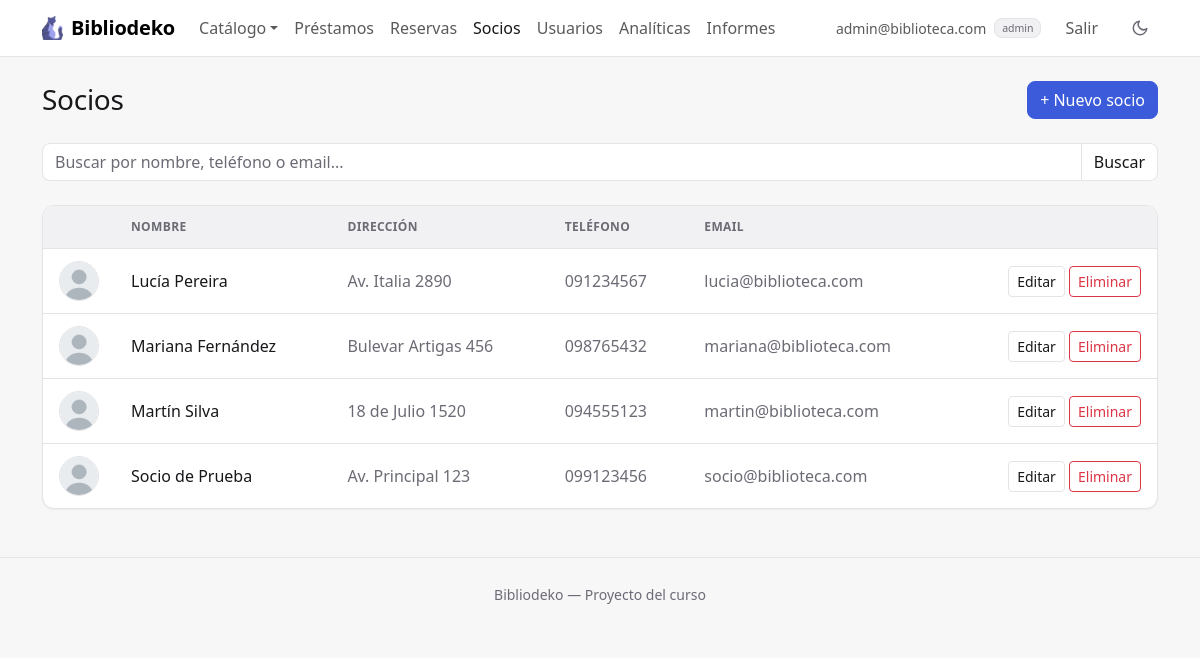
The app's page /index.php?accion=listarSocios (signed in) with its own data.
### tables this page shows
CREATE TABLE IF NOT EXISTS socios (
    id          INT AUTO_INCREMENT PRIMARY KEY,
    usuario_id  INT NOT NULL UNIQUE,
    nombre      VARCHAR(100) NOT NULL,
    direccion   VARCHAR(255) NOT NULL,
    telefono    VARCHAR(20)  NOT NULL,
    FOREIGN KEY (usuario_id) REFERENCES usuarios(id) ON DELETE RESTRICT
);

CREATE TABLE IF NOT EXISTS usuarios (
    id      INT AUTO_INCREMENT PRIMARY KEY,
    rol     ENUM('admin', 'socio') NOT NULL DEFAULT 'socio',
    email   VARCHAR(100) NOT NULL UNIQUE,
    pass    VARCHAR(255) NOT NULL,
    foto    VARCHAR(100) NOT NULL DEFAULT 'avatar.png'
);

### controllers/SocioController.php (called while the page is built, shortened)
<?php
require_once __DIR__ . '/../models/Socio.php';
require_once __DIR__ . '/../models/Usuario.php';
function listarSocios() {
    global $pdo;
    $filtros = [
        'q'          => trim($_GET['q'] ?? ''),
        'pagina'     => $_GET['p'] ?? 1,
        'por_pagina' => 10,
    ];
    $resultado = Socio::listar($pdo, $filtros);
    $socios = $resultado['filas'];
    require __DIR__ . '/../views/socios/listar.php';
}

### models/Socio.php (called while the page is built, shortened)
<?php
require_once __DIR__ . '/Usuario.php';
class Socio {
    private $id;
    private $usuario;
    private $nombre;
    private $direccion;
    private $telefono;
    public function __construct($id, $usuario, $nombre, $direccion, $telefono) {
        $this->id = $id;
        $this->usuario = $usuario;
        $this->nombre = $nombre;
        $this->direccion = $direccion;
        $this->telefono = $telefono;
    }
    public function getId() { return $this->id; }
    public function getUsuario() { return $this->usuario; }
    public function getNombre() { return $this->nombre; }
    public function getDireccion() { return $this->direccion; }
    public function getTelefono() { return $this->telefono; }
    private static function desdeFila($f) {
        $usuario = new Usuario($f['usuario_id'], $f['rol'], $f['email'], $f['pass'], $f['foto']);
        return new Socio($f['id'], $usuario, $f['nombre'], $f['direccion'], $f['telefono']);
    }
    public static function listar($pdo, $filtros = []) {
        $filtros = array_merge(['q' => '', 'pagina' => 1, 'por_pagina' => 0], $filtros);
        $condiciones = [];
        $parametros = [];
        $where = empty($condiciones) ? '' : ' WHERE ' . implode(' AND ', $condiciones);
        $stmt = $pdo->prepare('SELECT COUNT(*)' . self::DESDE . $where);
        $stmt->execute($parametros);
        $total = (int) $stmt->fetchColumn();
        $sql = self::SELECT . $where . ' ORDER BY s.nombre';
        $paginacion = calcularPaginacion($total, $filtros['pagina'], $filtros['por_pagina']);
        $sql .= $paginacion['limite'];
        $stmt = $pdo->prepare($sql);
        $stmt->execute($parametros);
        $socios = [];
        foreach ($stmt->fetchAll() as $f) {
            $socios[] = self::desdeFila($f);
        }
        return ['filas' => $socios, 'total' => $total, 'pagina' => $paginacion['pagina'], 'paginas' => $paginacion['paginas']];
    }
}

### helpers.php (called while the page is built, shortened)
<?php
function calcularPaginacion($total, $pagina, $porPagina) {
    $porPagina = (int) $porPagina;
    $paginas = max(1, (int) ceil($total / $porPagina));
    $pagina = min(max(1, (int) $pagina), $paginas);
    return [
        'pagina'  => $pagina,
        'paginas' => $paginas,
        'limite'  => ' LIMIT ' . $porPagina . ' OFFSET ' . ($pagina - 1) * $porPagina,
    ];
}

### models/Usuario.php (called while the page is built, shortened)
<?php
class Usuario {
    private $email;
    private $foto;
    public function __construct($id, $rol, $email, $pass, $foto) {
        $this->email = $email;
        $this->foto = $foto;
    }
    public function getEmail() { return $this->email; }
    public function getFoto() { return $this->foto; }
}

### views/socios/listar.php (the view, shortened to what this page needs)
<?php
require __DIR__ . '/../header.php';
?>
<div class="encabezado">
  <h1 class="h3">Socios</h1>
  <a href="index.php?accion=formCrearSocio" class="btn btn-primary">+ Nuevo socio</a>
</div>
<form method="GET" action="index.php" class="d-flex align-items-center gap-2 mb-4">
  <div class="input-group">
    <input type="search" name="q" class="form-control" aria-label="Buscar"
      placeholder="Buscar por nombre, teléfono o email..."
      value="<?= htmlspecialchars($filtros['q']) ?>">
    <button class="btn btn-outline-secondary" type="submit">Buscar</button>
  </div>
</form>
<?php if (empty($socios)): ?>
  <div class="card estado-vacio">
    <?php if ($filtros['q'] !== ''): ?>
      <p class="titulo">Ningún socio coincide con la búsqueda.</p>
      <p class="small mb-0">Probá con otro nombre, teléfono o email.</p>
    <?php else: ?>
      <p class="titulo">No hay socios registrados todavía.</p>
      <p class="small mb-0">Agregá el primero con «Nuevo socio».</p>
    <?php endif; ?>
  </div>
<?php else: ?>
  <div class="card">
    <div class="table-responsive">
      <table class="table table-hover align-middle">
        <thead>
          <tr>
            <th><span class="visually-hidden">Foto</span></th>
            <th>Nombre</th>
            <th>Dirección</th>
            <th>Teléfono</th>
            <th>Email</th>
            <th><span class="visually-hidden">Acciones</span></th>
          </tr>
        </thead>
        <tbody>
          <?php foreach ($socios as $socio): ?>
            <tr>
              <td class="columna-avatar">
                <img src="uploads/<?= htmlspecialchars($socio->getUsuario()->getFoto()) ?>" alt="" width="40" height="40"
                  class="avatar">
              </td>
              <td class="fw-medium"><?= htmlspecialchars($socio->getNombre()) ?></td>
              <td class="text-body-secondary"><?= htmlspecialchars($socio->getDireccion()) ?></td>
              <td class="text-body-secondary text-nowrap"><?= htmlspecialchars($socio->getTelefono()) ?></td>
              <td class="text-body-secondary"><?= htmlspecialchars($socio->getUsuario()->getEmail()) ?></td>
              <td class="text-end text-nowrap">
                <a href="index.php?accion=formEditarSocio&id=<?= $socio->getId() ?>" class="btn btn-sm btn-outline-secondary">Editar<span class="visually-hidden"> a <?= htmlspecialchars($socio->getNombre()) ?></span></a>
                <form method="POST" action="index.php?accion=eliminarSocio" class="d-inline"
                  data-confirmar="¿Eliminar al socio «<?= htmlspecialchars($socio->getNombre()) ?>»? No se puede deshacer."
                  data-boton="Eliminar" data-color="danger">
                  <button type="submit" class="btn btn-sm btn-outline-danger">Eliminar<span class="visually-hidden"> a <?= htmlspecialchars($socio->getNombre()) ?></span></button>
                </form>
              </td>
            </tr>
          <?php endforeach; ?>
        </tbody>
      </table>
    </div>
  </div>
<?php endif; ?>
<?php require __DIR__ . '/../footer.php'; ?>

### assets/css/estilo.css (style rules this page uses)
:root, [data-bs-theme="light"] { --acento-rgb: 59, 91, 219; --acento-hover-rgb: 47, 74, 192; --color-sobre-acento: #ffffff; --color-fondo: #f7f7f8; --color-superficie: #ffffff; --color-superficie-2: #f1f1f3; --color-texto: #18181b; --color-texto-suave: #6b6b75; --color-borde: #e4e4e7; --sombra: 0 1px 2px rgba(24, 24, 27, .05); --sombra-elevada: 0 8px 24px rgba(24, 24, 27, .08); --grafico-devuelto: #8fa3ec; --grafico-vencido: #dc2626; --grafico-tarde: #e0a100; }
:root { --fuente-base: system-ui, -apple-system, "Segoe UI", Roboto, "Helvetica Neue", Arial, sans-serif; --radio: .5rem; --radio-grande: .75rem; --alto-campo: 38px; --proporcion-portada: 3 / 4; }
:root, [data-bs-theme="light"], [data-bs-theme="dark"] { --color-acento: rgb(var(--acento-rgb)); --color-acento-hover: rgb(var(--acento-hover-rgb)); --color-acento-suave: rgba(var(--acento-rgb), .12); --bs-body-font-family: var(--fuente-base); --bs-body-bg: var(--color-superficie); --bs-body-color: var(--color-texto); --bs-emphasis-color: var(--color-texto); --bs-secondary-color: var(--color-texto-suave); --bs-secondary-bg: var(--color-superficie-2); --bs-tertiary-bg: var(--color-superficie-2); --bs-border-color: var(--color-borde); --bs-border-radius: var(--radio); --bs-border-radius-lg: var(--radio-grande); --bs-primary-rgb: var(--acento-rgb); --bs-link-color-rgb: var(--acento-rgb); --bs-link-hover-color-rgb: var(--acento-hover-rgb); --bs-focus-ring-color: rgba(var(--acento-rgb), .25); }
body { background-color: var(--color-fondo); -webkit-font-smoothing: antialiased; }
h1, h2, h3, h4, h5, h6 { font-weight: 600; letter-spacing: -.01em; }
a { text-decoration: none; }
.encabezado { display: flex; flex-wrap: wrap; justify-content: space-between; align-items: center; gap: .75rem; margin-bottom: 1.5rem; }
.encabezado h1 { margin-bottom: 0; }
.btn { font-weight: 500; }
.btn-primary { --bs-btn-color: var(--color-sobre-acento); --bs-btn-bg: var(--color-acento); --bs-btn-border-color: var(--color-acento); --bs-btn-hover-color: var(--color-sobre-acento); --bs-btn-hover-bg: var(--color-acento-hover); --bs-btn-hover-border-color: var(--color-acento-hover); --bs-btn-active-color: var(--color-sobre-acento); --bs-btn-active-bg: var(--color-acento-hover); --bs-btn-active-border-color: var(--color-acento-hover); --bs-btn-disabled-bg: var(--color-acento); --bs-btn-disabled-border-color: var(--color-acento); --bs-btn-focus-shadow-rgb: var(--acento-rgb); }
.btn-outline-secondary { --bs-btn-color: var(--color-texto); --bs-btn-border-color: var(--color-borde); --bs-btn-hover-color: var(--color-texto); --bs-btn-hover-bg: var(--color-superficie-2); --bs-btn-hover-border-color: var(--color-borde); --bs-btn-active-color: var(--color-texto); --bs-btn-active-bg: var(--color-superficie-2); --bs-btn-active-border-color: var(--color-borde); background-color: var(--color-superficie); }
.card { --bs-card-bg: var(--color-superficie); --bs-card-border-color: var(--color-borde); --bs-card-border-radius: var(--radio-grande); --bs-card-inner-border-radius: calc(var(--radio-grande) - 1px); --bs-card-cap-bg: transparent; box-shadow: var(--sombra); }
.table { --bs-table-bg: transparent; --bs-table-hover-bg: var(--color-superficie-2); --bs-table-border-color: var(--color-borde); margin-bottom: 0; }
.table > thead th { background-color: var(--color-superficie-2); color: var(--color-texto-suave); font-size: .75rem; font-weight: 600; letter-spacing: .03em; text-transform: uppercase; white-space: nowrap; }
.table > :not(caption) > * > * { padding: .75rem 1rem; }
.table > tbody > tr:last-child > * { border-bottom: 0; }
.card > .table-responsive { border-radius: inherit; position: relative; }
.avatar { border-radius: 50%; border: 1px solid var(--color-borde); object-fit: cover; }
.columna-avatar { width: 56px; }

### records on screen
socios: usuario.foto (placeholder picture), nombre "Lucía Pereira", direccion "Av. Italia 2890", telefono "091234567", usuario.email "lucia@biblioteca.com"
socios: usuario.foto (placeholder picture), nombre "Mariana Fernández", direccion "Bulevar Artigas 456", telefono "098765432", usuario.email "mariana@biblioteca.com"
socios: usuario.foto (placeholder picture), nombre "Martín Silva", direccion "18 de Julio 1520", telefono "094555123", usuario.email "martin@biblioteca.com"
socios: usuario.foto (placeholder picture), nombre "Socio de Prueba", direccion "Av. Principal 123", telefono "099123456", usuario.email "socio@biblioteca.com"

### other values on screen
$_SESSION['usuario']['email'] "admin@biblioteca.com"
$_SESSION['usuario']['rol'] "admin"
